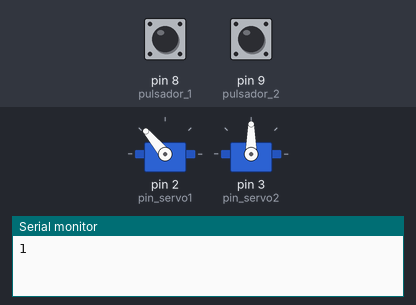
Bench run of a sketch on a simulated Arduino Uno, built with avr-gcc and run on an emulated ATmega328P. On the bench: 2 × servo, the last lines printed to the serial monitor. The inputs (shaded band) are chosen by the test bench; at power-on: pin 8 (pulsador_1) HIGH, pin 9 (pulsador_2) HIGH.

Above: at 0.21 s.
At 0.9 s:
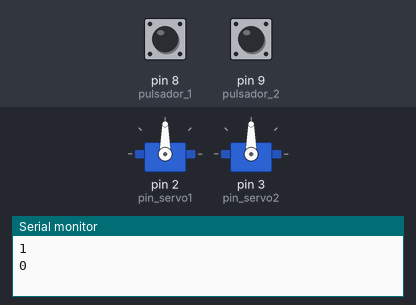
Timing chart, 0 to 2.4 s (numbered marks = the images above):
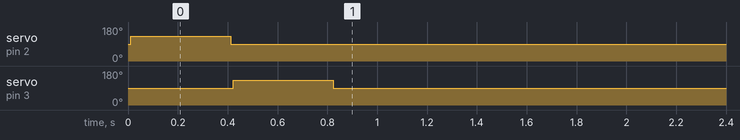

Measured:
- by itself, servo on pin 2 (pin_servo1): 90° → 130° at 0.01 s, → 90° 0.40 s later
- by itself, servo on pin 3 (pin_servo2): 90° → 130° at 0.42 s, → 90° 0.40 s later

The sketch:

Contador_de_personas_1.ino
```cpp
/*
*/
#include <Wire.h>
#include <SoftwareSerial.h>
#include <Servo.h>              //Desabilita el PWM de los pines 9 y 10 en arduino UNO
Servo servo1;                   // crea los objetos para controlar los servomotores
Servo servo2;                   // crea los objetos para controlar los servomotores
const int pin_servo1=2;         //Pin de conexion de servo 1
const int pin_servo2=3;         //Pin de conexion de servo 2
const int pulsador_1 = 8; // Entrada digital para el pulsador
const int pulsador_2 = 9; // Entrada digital para el pulsador
const int tiempoAntirrebote = 10; // tiempo en ms para evitar el rebote
int cuenta = 0;
int estadoBoton_1;
int estadoBotonAnterior_1;
int estadoBoton_2;
int estadoBotonAnterior_2;
const int valor_min_servo1=700;
const int valor_max_servo1=2600;
const int valor_min_servo2=700;
const int valor_max_servo2=2600;

void setup(){
Serial.begin(9600);  // Configura la velocidad de la comunicación serie
pinMode(pulsador_1, INPUT); // PIN digital del pulsador como entrada
pinMode(pulsador_2, INPUT); // PIN digital del pulsador como entrada
pinMode(pin_servo1,OUTPUT);  //declarar el pin como salida
pinMode(pin_servo2,OUTPUT);  //declarar el pin como salida
servo1.attach(pin_servo1, valor_min_servo1, valor_max_servo1);
servo2.attach(pin_servo2, valor_min_servo2, valor_max_servo2);
servo1.write(90);
servo2.write(90);
}

  void loop(){
    estadoBoton_1 = digitalRead(pulsador_1);
    estadoBoton_2 = digitalRead(pulsador_2);
    if(estadoBoton_1 != estadoBotonAnterior_1){
      if(antirrebote1(pulsador_1)){
        cuenta++;
        if(cuenta<1){
        cuenta=0;}
        Serial.println(cuenta);
        servo1.write(130);
        delay(400);
        servo1.write(90);
      }
    }
    estadoBotonAnterior_1 = estadoBoton_1;
    if(estadoBoton_2 != estadoBotonAnterior_2){
      if(antirrebote2(pulsador_2)){
        cuenta--;
        if(cuenta<1){
        cuenta=0;}
        Serial.println(cuenta);
        servo2.write(130);
        delay(400);
        servo2.write(90);
      }
    }
    estadoBotonAnterior_2 = estadoBoton_2;


}


  // Función que evita el rebote del pulsador 1
  boolean antirrebote1(int pulsador_1){
    int contador = 0;
    boolean estado_1;
    boolean estadoAnterior_1;
    do {
      estado_1 = digitalRead(pulsador_1);
      if(estado_1 != estadoAnterior_1) {
        contador = 0;
        estadoAnterior_1 = estado_1;}
      else {
        contador = contador+ 1;  }
      delay(1);
    } while(contador < tiempoAntirrebote);
    return estado_1;
  }

  // Función que evita el rebote del pulsador 2
  boolean antirrebote2(int pulsador_2){
    int contador = 0;
    boolean estado_2;
    boolean estadoAnterior_2;
    do {
      estado_2 = digitalRead(pulsador_2);
      if(estado_2 != estadoAnterior_2) {
        contador = 0;
        estadoAnterior_2 = estado_2;}
      else {
        contador = contador+ 1;  }
      delay(1);
    } while(contador < tiempoAntirrebote);
    return estado_2;
  }
```
